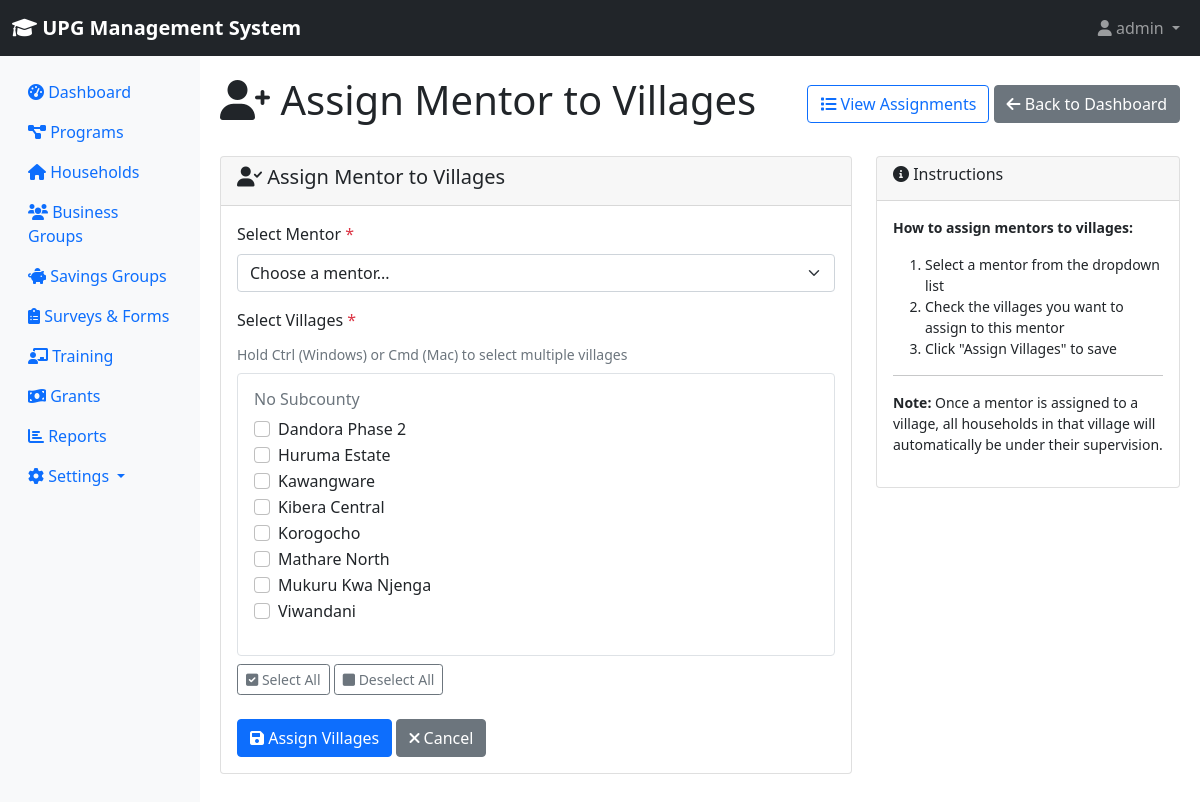
The page /core/assign-mentor/ (signed in) on the database its author committed.
### accounts/models.py (models this page shows, shortened)
class User(AbstractUser):
    ROLE_CHOICES = [
        ('county_executive', 'County Executive (CECM & Governor)'),
        ('county_assembly', 'County Assembly Member'),
        ('ict_admin', 'ICT Administrator'),
        ('me_staff', 'M&E Staff'),
        ('field_associate', 'Field Associate/Mentor Supervisor'),
        ('mentor', 'Mentor'),
        ('beneficiary', 'Beneficiary'),
    ]
    email = models.EmailField(unique=True)
    role = models.CharField(max_length=20, choices=ROLE_CHOICES, default='mentor')
    phone_number = models.CharField(max_length=15, blank=True)
    office = models.CharField(max_length=100, blank=True)
    country = models.CharField(max_length=50, default='Kenya')
    is_active = models.BooleanField(default=True)
    created_at = models.DateTimeField(auto_now_add=True)
    updated_at = models.DateTimeField(auto_now=True)
    class Meta:
        db_table = 'upg_users'

### core/models.py (models this page shows, shortened)
class Village(models.Model):
    name = models.CharField(max_length=100)
    subcounty_obj = models.ForeignKey(SubCounty, on_delete=models.CASCADE, related_name='villages', null=True, blank=True)
    saturation = models.CharField(max_length=50, blank=True)  # Coverage level
    qualified_hhs_per_village = models.IntegerField(default=0)
    country = models.CharField(max_length=50, default='Kenya')
    distance_to_market = models.IntegerField(default=0, help_text="Distance to market in kilometers")
    is_program_area = models.BooleanField(default=True, help_text="Whether this village is in a program target area")
    created_at = models.DateTimeField(auto_now_add=True)
    class Meta:
        db_table = 'upg_villages'

### core/views.py (the view, shortened to what this page needs)
# urls.py: path('assign-mentor/', views.assign_mentor_to_village, name='assign_mentor_to_village'),
@login_required
def assign_mentor_to_village(request):
    user = request.user
    user_role = getattr(user, 'role', None)
    if not (user.is_superuser or user_role in ['field_associate', 'ict_admin', 'me_staff']):
        messages.error(request, 'You do not have permission to assign mentors.')
        return redirect('dashboard:dashboard')
    from .models import Village
    if user_role == 'field_associate':
        if hasattr(user, 'profile') and user.profile:
            villages = user.profile.assigned_villages.all()
        else:
            villages = Village.objects.none()
    else:
        villages = Village.objects.all().select_related('subcounty_obj')
    mentors = User.objects.filter(role='mentor').select_related('profile')
    context = {
        'page_title': 'Assign Mentor to Villages',
        'villages': villages.order_by('subcounty_obj__name', 'name'),
        'mentors': mentors.order_by('first_name', 'last_name'),
    }
    return render(request, 'core/assign_mentor.html', context)

### core/context_processors.py (called while the page is built, shortened)
def system_alerts(request):
    if request.user.is_authenticated:
        from settings_module.models import SystemAlert, UserAlertDismissal
        from django.utils import timezone
        active_alerts = SystemAlert.objects.filter(
            is_active=True,
            show_until__gt=timezone.now()
        )
        user_alerts = []
        return {
            'system_alerts': user_alerts,
            'alerts_count': len(user_alerts),
        }
    return {}

### templates/core/assign_mentor.html (shortened to what this page needs)
{% extends 'base.html' %}
{% block content %}
<div class="d-flex justify-content-between align-items-center mb-4">
    <h1><i class="fas fa-user-plus"></i> {{ page_title }}</h1>
    <div>
        <a href="{% url 'core:mentor_villages_list' %}" class="btn btn-outline-primary">
            <i class="fas fa-list"></i> View Assignments
        </a>
        <a href="{% url 'dashboard:dashboard' %}" class="btn btn-secondary">
            <i class="fas fa-arrow-left"></i> Back to Dashboard
        </a>
    </div>
</div>
<div class="row">
    <div class="col-md-8">
        <div class="card">
            <div class="card-header">
                <h5><i class="fas fa-user-check"></i> Assign Mentor to Villages</h5>
            </div>
            <div class="card-body">
                <form method="post">
                    <div class="mb-3">
                        <label for="mentor_id" class="form-label">Select Mentor <span class="text-danger">*</span></label>
                        <select class="form-select" id="mentor_id" name="mentor_id" required>
                            <option value="">Choose a mentor...</option>
                        </select>
                    </div>
                    <div class="mb-3">
                        <label class="form-label">Select Villages <span class="text-danger">*</span></label>
                        <div class="form-text mb-2">
                            Hold Ctrl (Windows) or Cmd (Mac) to select multiple villages
                        </div>
                        {% if villages %}
                        {% regroup villages by subcounty_obj.name as village_groups %}
                        <div class="border rounded p-3" style="max-height: 400px; overflow-y: auto;">
                            {% for group in village_groups %}
                            <div class="mb-3">
                                <h6 class="text-muted">{{ group.grouper|default:"No Subcounty" }}</h6>
                                {% for village in group.list %}
                                <div class="form-check">
                                    <input class="form-check-input village-checkbox" type="checkbox"
                                           name="village_ids[]" value="{{ village.id }}" id="village_{{ village.id }}">
                                    <label class="form-check-label" for="village_{{ village.id }}">
                                        {{ village.name }}
                                    </label>
                                </div>
                                {% endfor %}
                            </div>
                            {% endfor %}
                        </div>
                        <div class="mt-2">
                            <button type="button" class="btn btn-sm btn-outline-secondary" id="select-all">
                                <i class="fas fa-check-square"></i> Select All
                            </button>
                            <button type="button" class="btn btn-sm btn-outline-secondary" id="deselect-all">
                                <i class="fas fa-square"></i> Deselect All
                            </button>
                        </div>
                        {% else %}
                        <div class="alert alert-warning">
                            <i class="fas fa-exclamation-triangle"></i> No villages available. Please contact your administrator.
                        </div>
                        {% endif %}
                    </div>
                    <div class="mt-4">
                        <button type="submit" class="btn btn-primary">
                            <i class="fas fa-save"></i> Assign Villages
                        </button>
                        <a href="{% url 'dashboard:dashboard' %}" class="btn btn-secondary">
                            <i class="fas fa-times"></i> Cancel
                        </a>
                    </div>
                </form>
            </div>
        </div>
    </div>
    <div class="col-md-4">
        <div class="card">
            <div class="card-header">
                <h6><i class="fas fa-info-circle"></i> Instructions</h6>
            </div>
            <div class="card-body">
                <p class="small">
                    <strong>How to assign mentors to villages:</strong>
                </p>
                <ol class="small">
                    <li>Select a mentor from the dropdown list</li>
                    <li>Check the villages you want to assign to this mentor</li>
                    <li>Click "Assign Villages" to save</li>
                </ol>
                <hr>
                <p class="small">
                    <strong>Note:</strong> Once a mentor is assigned to a village, all households in that village will automatically be under their supervision.
                </p>
            </div>
        </div>
    </div>
</div>
{% endblock %}

### templates/base.html (shortened to what this page needs)
<!DOCTYPE html>
<html lang="en">
<head>
    <link href="https://cdn.jsdelivr.net/npm/bootstrap@5.1.3/dist/css/bootstrap.min.css" rel="stylesheet">
    <link href="https://cdnjs.cloudflare.com/ajax/libs/font-awesome/6.0.0/css/all.min.css" rel="stylesheet">
</head>
<body>
    <nav class="navbar navbar-expand-lg navbar-dark bg-dark">
        <div class="container-fluid">
            <a class="navbar-brand" href="{% url 'dashboard:dashboard' %}">
                <i class="fas fa-graduation-cap"></i> UPG Management System
            </a>
            {% if user.is_authenticated %}
            <div class="navbar-nav ms-auto">
                <div class="nav-item dropdown">
                    <a class="nav-link dropdown-toggle" href="#" role="button" data-bs-toggle="dropdown">
                        <i class="fas fa-user"></i> {{ user.get_full_name|default:user.username }}
                    </a>
                </div>
            </div>
            {% endif %}
        </div>
    </nav>
    <div class="container-fluid">
        <div class="row">
            {% if user.is_authenticated %}
            <nav class="col-md-2 d-none d-md-block sidebar">
                <div class="sidebar-sticky pt-3">
                    <ul class="nav flex-column">
                        <li class="nav-item">
                            <a class="nav-link {% if request.resolver_match.url_name == 'dashboard' %}active{% endif %}"
                               href="{% url 'dashboard:dashboard' %}">
                                <i class="fas fa-tachometer-alt"></i> Dashboard
                            </a>
                        </li>
                        {% if perms.can_view_programs %}
                        <li class="nav-item">
                            <a class="nav-link" href="{% url 'programs:program_list' %}">
                                <i class="fas fa-project-diagram"></i> Programs
                            </a>
                        </li>
                        {% endif %}
                        {% if perms.can_view_households %}
                        <li class="nav-item">
                            <a class="nav-link" href="{% url 'households:household_list' %}">
                                <i class="fas fa-home"></i> Households
                            </a>
                        </li>
                        {% endif %}
                        {% if perms.can_view_business_groups %}
                        <li class="nav-item">
                            <a class="nav-link" href="{% url 'business_groups:group_list' %}">
                                <i class="fas fa-users"></i> Business Groups
                            </a>
                        </li>
                        {% endif %}
                        {% if perms.can_view_savings_groups %}
                        <li class="nav-item">
                            <a class="nav-link" href="{% url 'savings_groups:savings_list' %}">
                                <i class="fas fa-piggy-bank"></i> Savings Groups
                            </a>
                        </li>
                        {% endif %}
                        {% if perms.can_view_surveys %}
                        <li class="nav-item">
                            <a class="nav-link" href="{% url 'surveys:survey_list' %}">
                                <i class="fas fa-clipboard-list"></i> Surveys & Forms
                            </a>
                        </li>
                        {% endif %}
                        {% if perms.can_view_training %}
                        <li class="nav-item">
                            <a class="nav-link" href="{% url 'training:training_list' %}">
                                <i class="fas fa-chalkboard-teacher"></i> Training
                            </a>
                        </li>
                        {% endif %}
                        {% if perms.can_view_grants %}
                        <li class="nav-item">
                            <a class="nav-link" href="{% url 'grants:grants_dashboard' %}">
                                <i class="fas fa-money-bill-wave"></i> Grants
                            </a>
                        </li>
                        {% endif %}
                        {% if perms.can_view_reports %}
                        <li class="nav-item">
                            <a class="nav-link" href="{% url 'reports:report_list' %}">
                                <i class="fas fa-chart-bar"></i> Reports
                            </a>
                        </li>
                        {% endif %}
                        {% if perms.can_view_settings %}
                        <li class="nav-item dropdown">
                            <a class="nav-link dropdown-toggle" href="#" role="button" data-bs-toggle="dropdown">
                                <i class="fas fa-cog"></i> Settings
                            </a>
                        </li>
                        {% endif %}
                    </ul>
                </div>
            </nav>
            {% endif %}
            <main role="main" class="{% if user.is_authenticated %}col-md-10 ml-sm-auto{% else %}col-12{% endif %} content-wrapper">
                {% block content %}{% endblock %}
            </main>
        </div>
    </div>
</body>
</html>

### templates/base.html (style rules this page uses)
.navbar-brand { font-weight: bold; }
.sidebar { min-height: 100vh; background-color: #f8f9fa; }
.content-wrapper { padding: 20px; }

### rows shown on the page
User: get_full_name "admin"
Village: name "Dandora Phase 2"
Village: name "Huruma Estate"
Village: name "Kawangware"
Village: name "Kibera Central"
Village: name "Korogocho"
Village: name "Mathare North"
Village: name "Mukuru Kwa Njenga"
Village: name "Viwandani"

### other values the page prints
{{ page_title }} "Assign Mentor to Villages"
{{ group.grouper|default:"No Subcounty" }} "No Subcounty"
